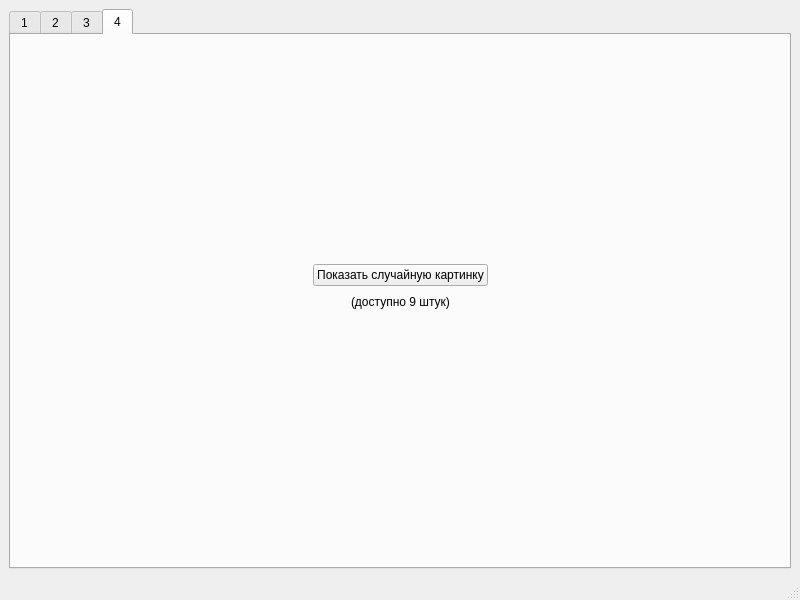
<?xml version="1.0" encoding="UTF-8"?>
<ui version="4.0">
 <class>MainWindow</class>
 <widget class="QMainWindow" name="MainWindow">
  <property name="geometry">
   <rect>
    <x>0</x>
    <y>0</y>
    <width>800</width>
    <height>600</height>
   </rect>
  </property>
  <property name="sizePolicy">
   <sizepolicy hsizetype="Fixed" vsizetype="Fixed">
    <horstretch>0</horstretch>
    <verstretch>0</verstretch>
   </sizepolicy>
  </property>
  <property name="windowTitle">
   <string>Hello!</string>
  </property>
  <widget class="QWidget" name="centralwidget">
   <layout class="QVBoxLayout" name="verticalLayout_3">
    <item>
     <widget class="QTabWidget" name="tabWidget">
      <property name="enabled">
       <bool>true</bool>
      </property>
      <property name="currentIndex">
       <number>3</number>
      </property>
      <widget class="QWidget" name="tab_1">
       <attribute name="title">
        <string>1</string>
       </attribute>
       <layout class="QHBoxLayout" name="horizontalLayout_4">
        <item>
         <layout class="QVBoxLayout" name="verticalLayout">
          <item>
           <layout class="QHBoxLayout" name="horizontalLayout">
            <item>
             <widget class="QLabel" name="label">
              <property name="text">
               <string>ФИО</string>
              </property>
             </widget>
            </item>
            <item>
             <widget class="QLineEdit" name="name_input">
              <property name="maxLength">
               <number>150</number>
              </property>
              <property name="placeholderText">
               <string>Синёв Валерий Евгеньевич</string>
              </property>
             </widget>
            </item>
           </layout>
          </item>
          <item>
           <widget class="Line" name="line_5">
            <property name="orientation">
             <enum>Qt::Horizontal</enum>
            </property>
           </widget>
          </item>
          <item>
           <layout class="QHBoxLayout" name="horizontalLayout_2">
            <item>
             <widget class="QLabel" name="label_2">
              <property name="text">
               <string>№ группы</string>
              </property>
             </widget>
            </item>
            <item>
             <widget class="QComboBox" name="group">
              <item>
               <property name="text">
                <string>2375</string>
               </property>
              </item>
              <item>
               <property name="text">
                <string>2395</string>
               </property>
              </item>
              <item>
               <property name="text">
                <string>2273</string>
               </property>
              </item>
              <item>
               <property name="text">
                <string>2376</string>
               </property>
              </item>
              <item>
               <property name="text">
                <string>2282</string>
               </property>
              </item>
             </widget>
            </item>
           </layout>
          </item>
          <item>
           <widget class="Line" name="line_6">
            <property name="orientation">
             <enum>Qt::Horizontal</enum>
            </property>
           </widget>
          </item>
          <item>
           <layout class="QHBoxLayout" name="horizontalLayout_3">
            <item>
             <widget class="QLabel" name="label_3">
              <property name="text">
               <string>Пол</string>
              </property>
             </widget>
            </item>
            <item>
             <widget class="QRadioButton" name="gender_male">
              <property name="text">
               <string>М</string>
              </property>
              <property name="checked">
               <bool>true</bool>
              </property>
             </widget>
            </item>
            <item>
             <widget class="QRadioButton" name="gender_female">
              <property name="text">
               <string>Ж</string>
              </property>
              <property name="checked">
               <bool>false</bool>
              </property>
             </widget>
            </item>
           </layout>
          </item>
          <item>
           <widget class="QPushButton" name="button_next">
            <property name="text">
             <string>Далее</string>
            </property>
           </widget>
          </item>
         </layout>
        </item>
       </layout>
      </widget>
      <widget class="QWidget" name="tab_2">
       <attribute name="title">
        <string>2</string>
       </attribute>
       <layout class="QVBoxLayout" name="verticalLayout_9">
        <item>
         <layout class="QVBoxLayout" name="verticalLayout_8">
          <item>
           <spacer name="horizontalSpacer_7">
            <property name="orientation">
             <enum>Qt::Horizontal</enum>
            </property>
            <property name="sizeHint" stdset="0">
             <size>
              <width>40</width>
              <height>20</height>
             </size>
            </property>
           </spacer>
          </item>
          <item>
           <spacer name="horizontalSpacer_8">
            <property name="orientation">
             <enum>Qt::Horizontal</enum>
            </property>
            <property name="sizeHint" stdset="0">
             <size>
              <width>40</width>
              <height>20</height>
             </size>
            </property>
           </spacer>
          </item>
          <item>
           <spacer name="horizontalSpacer_9">
            <property name="orientation">
             <enum>Qt::Horizontal</enum>
            </property>
            <property name="sizeHint" stdset="0">
             <size>
              <width>40</width>
              <height>20</height>
             </size>
            </property>
           </spacer>
          </item>
          <item>
           <spacer name="horizontalSpacer_10">
            <property name="orientation">
             <enum>Qt::Horizontal</enum>
            </property>
            <property name="sizeHint" stdset="0">
             <size>
              <width>40</width>
              <height>20</height>
             </size>
            </property>
           </spacer>
          </item>
          <item>
           <widget class="QTableWidget" name="table">
            <property name="rowCount">
             <number>0</number>
            </property>
            <property name="columnCount">
             <number>0</number>
            </property>
           </widget>
          </item>
          <item>
           <layout class="QHBoxLayout" name="horizontalLayout_8">
            <item>
             <spacer name="horizontalSpacer_5">
              <property name="orientation">
               <enum>Qt::Horizontal</enum>
              </property>
              <property name="sizeHint" stdset="0">
               <size>
                <width>40</width>
                <height>20</height>
               </size>
              </property>
             </spacer>
            </item>
            <item>
             <widget class="QPushButton" name="button_add_row">
              <property name="text">
               <string>Добавить пустую строку</string>
              </property>
             </widget>
            </item>
            <item>
             <widget class="QPushButton" name="button_delete_row">
              <property name="text">
               <string>Удалить строку</string>
              </property>
             </widget>
            </item>
            <item>
             <spacer name="horizontalSpacer_6">
              <property name="orientation">
               <enum>Qt::Horizontal</enum>
              </property>
              <property name="sizeHint" stdset="0">
               <size>
                <width>40</width>
                <height>20</height>
               </size>
              </property>
             </spacer>
            </item>
           </layout>
          </item>
          <item>
           <layout class="QHBoxLayout" name="horizontalLayout_7">
            <item>
             <layout class="QVBoxLayout" name="verticalLayout_6">
              <item>
               <widget class="QLabel" name="label_5">
                <property name="text">
                 <string/>
                </property>
               </widget>
              </item>
              <item>
               <widget class="QPushButton" name="button_sort">
                <property name="text">
                 <string>Сортировать</string>
                </property>
               </widget>
              </item>
              <item>
               <spacer name="verticalSpacer_7">
                <property name="orientation">
                 <enum>Qt::Vertical</enum>
                </property>
                <property name="sizeHint" stdset="0">
                 <size>
                  <width>20</width>
                  <height>40</height>
                 </size>
                </property>
               </spacer>
              </item>
             </layout>
            </item>
            <item>
             <layout class="QVBoxLayout" name="verticalLayout_5">
              <item>
               <widget class="QLabel" name="label_4">
                <property name="text">
                 <string>Сортировать по:</string>
                </property>
               </widget>
              </item>
              <item>
               <widget class="QComboBox" name="sorting_method">
                <item>
                 <property name="text">
                  <string>Оценка</string>
                 </property>
                </item>
                <item>
                 <property name="text">
                  <string>Предмет</string>
                 </property>
                </item>
               </widget>
              </item>
              <item>
               <spacer name="verticalSpacer_8">
                <property name="orientation">
                 <enum>Qt::Vertical</enum>
                </property>
                <property name="sizeHint" stdset="0">
                 <size>
                  <width>20</width>
                  <height>40</height>
                 </size>
                </property>
               </spacer>
              </item>
             </layout>
            </item>
            <item>
             <layout class="QVBoxLayout" name="verticalLayout_7">
              <item>
               <widget class="QLabel" name="label_6">
                <property name="text">
                 <string/>
                </property>
               </widget>
              </item>
              <item>
               <widget class="QPushButton" name="button_export_to_excel">
                <property name="text">
                 <string>Экспортировать в Excel</string>
                </property>
               </widget>
              </item>
              <item>
               <spacer name="verticalSpacer_9">
                <property name="orientation">
                 <enum>Qt::Vertical</enum>
                </property>
                <property name="sizeHint" stdset="0">
                 <size>
                  <width>20</width>
                  <height>40</height>
                 </size>
                </property>
               </spacer>
              </item>
             </layout>
            </item>
           </layout>
          </item>
         </layout>
        </item>
       </layout>
      </widget>
      <widget class="QWidget" name="tab_3">
       <attribute name="title">
        <string>3</string>
       </attribute>
       <layout class="QVBoxLayout" name="verticalLayout_4">
        <item>
         <layout class="QVBoxLayout" name="verticalLayout_2">
          <item>
           <spacer name="verticalSpacer">
            <property name="orientation">
             <enum>Qt::Vertical</enum>
            </property>
            <property name="sizeHint" stdset="0">
             <size>
              <width>20</width>
              <height>40</height>
             </size>
            </property>
           </spacer>
          </item>
          <item>
           <layout class="QHBoxLayout" name="horizontalLayout_6">
            <item>
             <spacer name="horizontalSpacer">
              <property name="orientation">
               <enum>Qt::Horizontal</enum>
              </property>
              <property name="sizeHint" stdset="0">
               <size>
                <width>40</width>
                <height>20</height>
               </size>
              </property>
             </spacer>
            </item>
            <item>
             <widget class="Line" name="line">
              <property name="orientation">
               <enum>Qt::Vertical</enum>
              </property>
             </widget>
            </item>
            <item>
             <widget class="QCalendarWidget" name="calendarWidget">
              <property name="selectionMode">
               <enum>QCalendarWidget::NoSelection</enum>
              </property>
              <property name="dateEditEnabled">
               <bool>false</bool>
              </property>
             </widget>
            </item>
            <item>
             <widget class="Line" name="line_2">
              <property name="orientation">
               <enum>Qt::Vertical</enum>
              </property>
             </widget>
            </item>
            <item>
             <spacer name="horizontalSpacer_4">
              <property name="orientation">
               <enum>Qt::Horizontal</enum>
              </property>
              <property name="sizeHint" stdset="0">
               <size>
                <width>40</width>
                <height>20</height>
               </size>
              </property>
             </spacer>
            </item>
           </layout>
          </item>
          <item>
           <spacer name="verticalSpacer_2">
            <property name="orientation">
             <enum>Qt::Vertical</enum>
            </property>
            <property name="sizeHint" stdset="0">
             <size>
              <width>20</width>
              <height>40</height>
             </size>
            </property>
           </spacer>
          </item>
          <item>
           <layout class="QHBoxLayout" name="horizontalLayout_5">
            <item>
             <spacer name="horizontalSpacer_2">
              <property name="orientation">
               <enum>Qt::Horizontal</enum>
              </property>
              <property name="sizeHint" stdset="0">
               <size>
                <width>40</width>
                <height>20</height>
               </size>
              </property>
             </spacer>
            </item>
            <item>
             <widget class="Line" name="line_3">
              <property name="orientation">
               <enum>Qt::Vertical</enum>
              </property>
             </widget>
            </item>
            <item>
             <widget class="QLabel" name="time">
              <property name="styleSheet">
               <string notr="true">font-size: 30pt;
color: black;</string>
              </property>
              <property name="text">
               <string>Время:</string>
              </property>
             </widget>
            </item>
            <item>
             <widget class="Line" name="line_4">
              <property name="orientation">
               <enum>Qt::Vertical</enum>
              </property>
             </widget>
            </item>
            <item>
             <spacer name="horizontalSpacer_3">
              <property name="orientation">
               <enum>Qt::Horizontal</enum>
              </property>
              <property name="sizeHint" stdset="0">
               <size>
                <width>40</width>
                <height>20</height>
               </size>
              </property>
             </spacer>
            </item>
           </layout>
          </item>
          <item>
           <spacer name="verticalSpacer_3">
            <property name="orientation">
             <enum>Qt::Vertical</enum>
            </property>
            <property name="sizeHint" stdset="0">
             <size>
              <width>20</width>
              <height>40</height>
             </size>
            </property>
           </spacer>
          </item>
         </layout>
        </item>
       </layout>
      </widget>
      <widget class="QWidget" name="tab_4">
       <attribute name="title">
        <string>4</string>
       </attribute>
       <layout class="QVBoxLayout" name="verticalLayout_10">
        <item>
         <spacer name="verticalSpacer_5">
          <property name="orientation">
           <enum>Qt::Vertical</enum>
          </property>
          <property name="sizeHint" stdset="0">
           <size>
            <width>20</width>
            <height>40</height>
           </size>
          </property>
         </spacer>
        </item>
        <item>
         <layout class="QHBoxLayout" name="horizontalLayout_10">
          <item>
           <spacer name="horizontalSpacer_13">
            <property name="orientation">
             <enum>Qt::Horizontal</enum>
            </property>
            <property name="sizeHint" stdset="0">
             <size>
              <width>40</width>
              <height>20</height>
             </size>
            </property>
           </spacer>
          </item>
          <item>
           <widget class="QPushButton" name="button_show_random_image">
            <property name="text">
             <string>Показать случайную картинку</string>
            </property>
           </widget>
          </item>
          <item>
           <spacer name="horizontalSpacer_14">
            <property name="orientation">
             <enum>Qt::Horizontal</enum>
            </property>
            <property name="sizeHint" stdset="0">
             <size>
              <width>40</width>
              <height>20</height>
             </size>
            </property>
           </spacer>
          </item>
         </layout>
        </item>
        <item>
         <layout class="QHBoxLayout" name="horizontalLayout_11">
          <item>
           <spacer name="horizontalSpacer_15">
            <property name="orientation">
             <enum>Qt::Horizontal</enum>
            </property>
            <property name="sizeHint" stdset="0">
             <size>
              <width>40</width>
              <height>20</height>
             </size>
            </property>
           </spacer>
          </item>
          <item>
           <widget class="QLabel" name="label_7">
            <property name="text">
             <string>(доступно 9 штук)</string>
            </property>
           </widget>
          </item>
          <item>
           <spacer name="horizontalSpacer_16">
            <property name="orientation">
             <enum>Qt::Horizontal</enum>
            </property>
            <property name="sizeHint" stdset="0">
             <size>
              <width>40</width>
              <height>20</height>
             </size>
            </property>
           </spacer>
          </item>
         </layout>
        </item>
        <item>
         <layout class="QHBoxLayout" name="horizontalLayout_9">
          <item>
           <spacer name="horizontalSpacer_12">
            <property name="orientation">
             <enum>Qt::Horizontal</enum>
            </property>
            <property name="sizeHint" stdset="0">
             <size>
              <width>40</width>
              <height>20</height>
             </size>
            </property>
           </spacer>
          </item>
          <item>
           <widget class="QLabel" name="image_label">
            <property name="text">
             <string/>
            </property>
           </widget>
          </item>
          <item>
           <spacer name="horizontalSpacer_11">
            <property name="orientation">
             <enum>Qt::Horizontal</enum>
            </property>
            <property name="sizeHint" stdset="0">
             <size>
              <width>40</width>
              <height>20</height>
             </size>
            </property>
           </spacer>
          </item>
         </layout>
        </item>
        <item>
         <spacer name="verticalSpacer_4">
          <property name="orientation">
           <enum>Qt::Vertical</enum>
          </property>
          <property name="sizeHint" stdset="0">
           <size>
            <width>20</width>
            <height>40</height>
           </size>
          </property>
         </spacer>
        </item>
       </layout>
      </widget>
     </widget>
    </item>
   </layout>
  </widget>
  <widget class="QMenuBar" name="menubar">
   <property name="geometry">
    <rect>
     <x>0</x>
     <y>0</y>
     <width>800</width>
     <height>21</height>
    </rect>
   </property>
  </widget>
  <widget class="QStatusBar" name="statusbar"/>
 </widget>
 <resources/>
 <connections/>
</ui>
